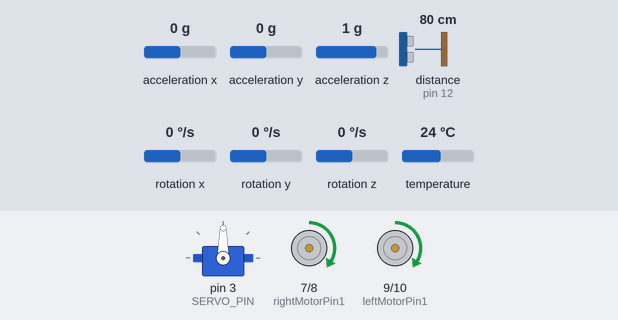
A sketch run on a simulated Arduino Uno, built with avr-gcc and run on an emulated ATmega328P. Parts: servo, motor-driver pin pairs drawn as motors (green arrow = first pin HIGH = forward, orange = second pin HIGH = backward, longer = more drive, scaled by the enable pin). The test bench sets the inputs (shaded band); at power-on: distance to the obstacle (sensor on pin 12) 80 cm, acceleration x 0 g, acceleration y 0 g, acceleration z 1 g, rotation x 0 °/s, rotation y 0 °/s, rotation z 0 °/s, temperature 24 °C. The echo pulse lasts 58.3 µs per cm; what the sketch prints to the serial monitor is not drawn.

Above: at 3.2 s.
3.3 s: distance to the obstacle (sensor on pin 12) set to 32 cm
6.3 s: distance to the obstacle (sensor on pin 12) set to 28 cm
At 7.9 s:
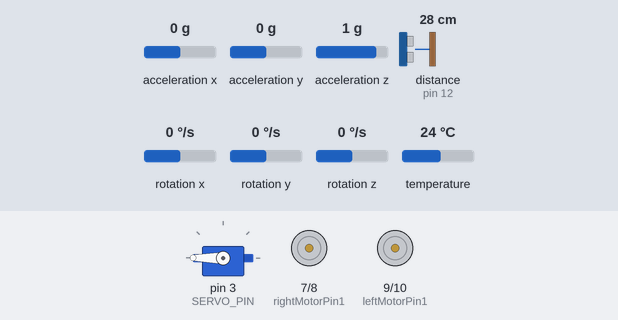
At 9.8 s:
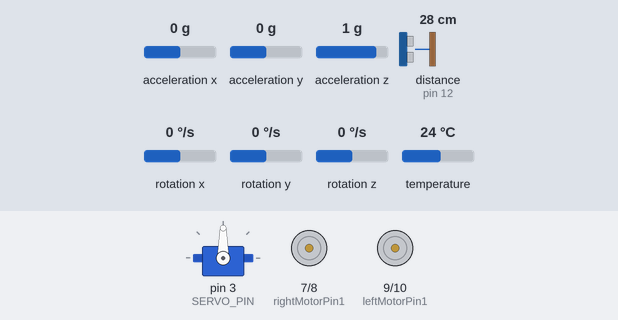
Timing chart, 0 to 15.3 s (numbered marks = the images above; inputs shaded):
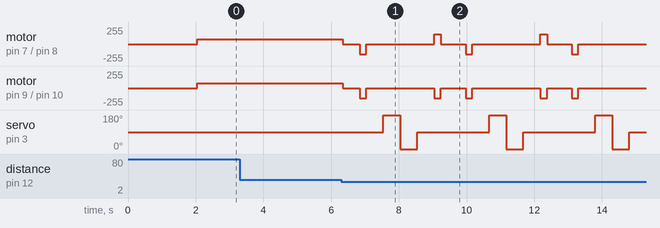

The sketch:

main.ino
```cpp
#include "IMU.h"
#include "avoid.h"
// #include <ESP32_easy_wifi_data.h>

IMU imu;
Avoid_Obstecels avoid;

void setup() {
  Serial.begin(9600);
  imu.init();
  // EWD::mode = EWD::Mode::connectToNetwork;                // "connectToNetwork" or "createAP"(hotspot). default: connect to network
  // EWD::signalLossTimeout = 1000;                          // connection times out if no signal after this many milliseconds (default: 1000 (= 1 sec))
  // EWD::routerName = " ";                                  // name of the wifi network you want to connect to
  // EWD::routerPassword = "";                               // password for your wifi network (enter "" if the network has no password) (default: "")
  // EWD::APName = "esp32";                                  // name of hotspot network (default: esp32)
  // EWD::APPassword = "password";                           // password for network created by esp32 if it is in hotspot mode (default: password)
  // EWD::routerPort = 25210;                                // what port the esp32 communicates on if connected to a wifi network (default: 25210)
  // EWD::APPort = 25210;                                    // what port the esp32 communicates on if it makes its own network (default 25210)
  // EWD::blockSimultaneousConnections = true;               // block more than one client from connecting at a time (default: true)
  // EWD::debugPrint = false;                                // print ip address and other information to the serial monitor (default: false)
  // EWD::setupWifi(dataReceiveCallback, dataSendCallback);  // this function connects to wifi, it may take up to 10 seconds, give it the names of dataReceiveCallback, dataSendCallback (functions with data sending and data receiving commands)
  avoid.init();
}

void loop() {
  // EWD::runWifiCommunication();  // call in loop, as often as possible in order to stay connected
  // EWD::millisSinceMessage();    // returns how many milliseconds it has been since a message was last received
  // EWD::notTimedOut();           // returns millisSinceMessage<signalLossTimeout
  // EWD::timedOut();              // returns millisSinceMessage>=signalLossTimeout, >>>use to disable your robot if it loses connection<<<
  // EWD::newData();               // returns true if new data was received this loop
  // EWD::getWifiConnected();      // returns true if the wifi connection has been started to the router or a hotspot has been made (unrelated to whether data has been received, for that use notTimedOut)   // returns true if the wifi connection has been started to the router or a hotspot has been made (unrelated to whether data has been received, for that use notTimedOut)
  imu.update();
  imu.display();
  imu.getangels();
  avoid.set_motion();
}

// void dataReceiveCallback() {
//   // int c = EWD::recvIn(); // receive an int  (int32_t)
//   // float d = EWD::recvFl(); // receive a float
// }
// void dataSendCallback() {
//   // EWD::sendBl(true); // send a boolean

//   EWD::sendIn(0);                // send an int  (int32_t)
//   EWD::sendFl(12.0);  // send a float
// }
```

IMU.cpp
```cpp
#include "IMU.h"
void IMU::init() {
  Wire.begin();
  Serial.println("here");
  byte status = this->mpu->begin();
  Serial.print(F("MPU6050 status: "));
  Serial.println(status);
  if (status != 0) {
    Serial.println(F("IMU sensor doesn't connected!! "));
  }
  Serial.println(F("Calculating offsets, do not move MPU6050"));
  delay(1000);
  this->mpu->calcOffsets();  // gyro and accelero
  Serial.println("Done!\n");
  mpu->update();
  this->offset_x=mpu->getAngleX();
  this->offset_y=mpu->getAngleY();
  this->offset_z=mpu->getAngleZ();
  }

  void IMU::update(){
  mpu->update();
  if((millis()-timer)>10){ // print data every 10ms
	this->angles[0]=mpu->getAngleX()-this->offset_x;
	this->angles[1]=mpu->getAngleY()-this->offset_y;
	this->angles[2]=mpu->getAngleZ()-this->offset_z;
  this->temp=this->mpu->getTemp();
	timer = millis();
  }
  }

int *IMU::getangels(){
return this->angles;
}

int IMU::getTemprature(){
return this->temp;
}

void IMU::display() {

  Serial.print("ANGLES =    X: ");
  Serial.print(this->angles[0]);
  Serial.print("\tY: ");
  Serial.print(this->angles[1]);
  Serial.print("\tZ: ");
  Serial.println(this->angles[2]);
  Serial.print("temperature = ");
  Serial.print(this->temp);
  Serial.println(" °C");
  Serial.println("************************************");
}
```

IMU.h
```cpp
#ifndef __IMU_H
#define _IMU_H
#include <Arduino.h>
#include <MPU6050_light.h>
#include <Wire.h>
#include <SPI.h>

class IMU{
  int *angles;
  MPU6050 *mpu;
  int readrate;
  int temp;
  unsigned int timer;
  signed long offset_x;
  signed long offset_y;
  signed long offset_z;
public:
IMU(){
this-> mpu = new MPU6050(Wire);
this->angles = new int[3];
this->temp = 0;
this->readrate = 1000;
};

void init();
void update();
void display();
int *getangels();
int getTemprature();
};
#endif 
```

avoid.cpp
```cpp
#include "avoid.h"

void Avoid_Obstecels ::init(void) {
  pinMode(enableRightMotor, OUTPUT);
  pinMode(rightMotorPin1, OUTPUT);
  pinMode(rightMotorPin2, OUTPUT);

  pinMode(enableLeftMotor, OUTPUT);
  pinMode(leftMotorPin1, OUTPUT);
  pinMode(leftMotorPin2, OUTPUT);

  myServo.attach(SERVO_PIN);
  myServo.write(90);
  rotateMotor(0, 0);
}

void Avoid_Obstecels ::rotateMotor(int rightMotorSpeed, int leftMotorSpeed) {
  if (rightMotorSpeed < 0) {
    digitalWrite(rightMotorPin1, LOW);
    digitalWrite(rightMotorPin2, HIGH);
  } else if (rightMotorSpeed >= 0) {
    digitalWrite(rightMotorPin1, HIGH);
    digitalWrite(rightMotorPin2, LOW);
  }

  if (leftMotorSpeed < 0) {
    digitalWrite(leftMotorPin1, LOW);
    digitalWrite(leftMotorPin2, HIGH);
  } else if (leftMotorSpeed >= 0) {
    digitalWrite(leftMotorPin1, HIGH);
    digitalWrite(leftMotorPin2, LOW);
  }

  analogWrite(enableRightMotor, abs(rightMotorSpeed));
  analogWrite(enableLeftMotor, abs(leftMotorSpeed));
};
void Avoid_Obstecels ::set_motion(void) {
  distance = mySensor.ping_cm();

  //If distance is within 30 cm then adjust motor direction as below
  if (distance > 0 && distance < DISTANCE_TO_CHECK) {
    //Stop motors
    rotateMotor(0, 0);
    delay(500);

    //Reverse motors
    rotateMotor(-MAX_MOTOR_ADJUST_SPEED, -MAX_MOTOR_ADJUST_SPEED);
    delay(200);

    //Stop motors
    rotateMotor(0, 0);
    delay(500);

    //Rotate servo to left
    myServo.write(180);
    delay(500);

    //Read left side distance using ultrasonic sensor
    distanceLeft = mySensor.ping_cm();

    //Rotate servo to right
    myServo.write(0);
    delay(500);

    //Read right side distance using ultrasonic sensor
    distanceRight = mySensor.ping_cm();

    //Bring servo to center
    myServo.write(90);
    delay(500);

    if (distanceLeft == 0) {
      rotateMotor(MAX_MOTOR_ADJUST_SPEED, -MAX_MOTOR_ADJUST_SPEED);
      delay(200);
    } else if (distanceRight == 0) {
      rotateMotor(-MAX_MOTOR_ADJUST_SPEED, MAX_MOTOR_ADJUST_SPEED);
      delay(200);
    } else if (distanceLeft >= distanceRight) {
      rotateMotor(MAX_MOTOR_ADJUST_SPEED, -MAX_MOTOR_ADJUST_SPEED);
      delay(200);
    } else {
      rotateMotor(-MAX_MOTOR_ADJUST_SPEED, MAX_MOTOR_ADJUST_SPEED);
      delay(200);
    }
    rotateMotor(0, 0);
    delay(200);
  } else {
    rotateMotor(MAX_REGULAR_MOTOR_SPEED, MAX_REGULAR_MOTOR_SPEED);
  }
}
```

avoid.h
```cpp
#ifndef _AVOID_H_
#define _AVOID_H_
#include <Servo.h>
#include "config.h"
#include <NewPing.h>

NewPing mySensor(ULTRASONIC_SENSOR_TRIG, ULTRASONIC_SENSOR_ECHO, 400);
Servo myServo;

class Avoid_Obstecels {

public:
  int distanceLeft = 0;
  int distance = 0;
  int distanceRight = 0;

  void init(void);
  void rotateMotor(int rightMotorSpeed, int leftMotorSpeed);
  void set_motion();
};

#endif
```

config.h
```cpp
#ifndef _CONFIG_H_
#define _CONFIG_H_

#define SERVO_PIN 3
#define ULTRASONIC_SENSOR_TRIG 11
#define ULTRASONIC_SENSOR_ECHO 12
#define MAX_REGULAR_MOTOR_SPEED 75
#define MAX_MOTOR_ADJUST_SPEED 150
#define DISTANCE_TO_CHECK 30


//Right motor
#define enableRightMotor 5
#define  rightMotorPin1 7
#define  rightMotorPin2 8

//Left motor
#define enableLeftMotor 6
#define leftMotorPin1 9
#define leftMotorPin2 10


#endif
```

Measured:
- the behaviour switches between 30 and 29 cm on distance to the obstacle (sensor on pin 12) (found by bisection; images 0 and 1)
- after the input at 3.3 s, every drawn part: stays the same
